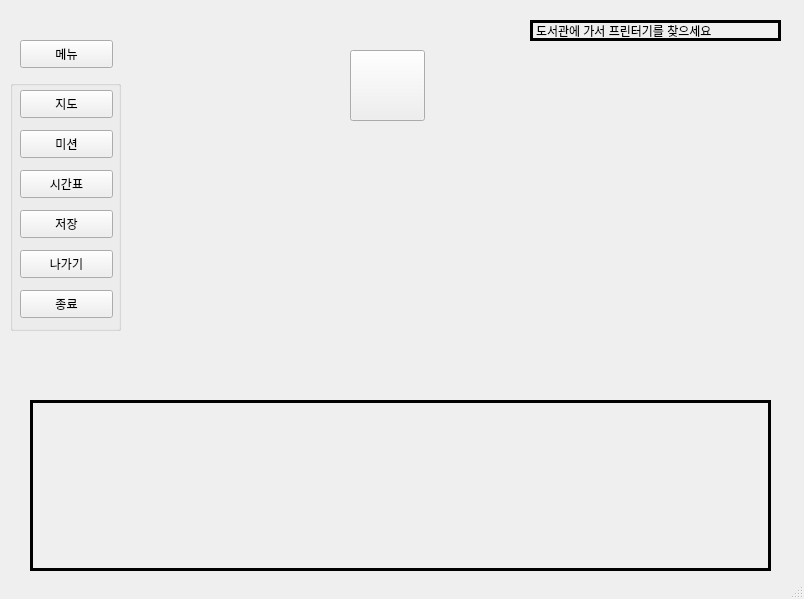
<?xml version="1.0" encoding="UTF-8"?>
<ui version="4.0">
 <class>SSG</class>
 <widget class="QMainWindow" name="SSG">
  <property name="geometry">
   <rect>
    <x>0</x>
    <y>0</y>
    <width>804</width>
    <height>599</height>
   </rect>
  </property>
  <property name="windowTitle">
   <string>SSG</string>
  </property>
  <widget class="QWidget" name="centralwidget">
   <widget class="QPushButton" name="menu">
    <property name="geometry">
     <rect>
      <x>20</x>
      <y>40</y>
      <width>93</width>
      <height>28</height>
     </rect>
    </property>
    <property name="text">
     <string>메뉴</string>
    </property>
   </widget>
   <widget class="QGroupBox" name="menuBox">
    <property name="geometry">
     <rect>
      <x>10</x>
      <y>80</y>
      <width>111</width>
      <height>251</height>
     </rect>
    </property>
    <property name="title">
     <string/>
    </property>
    <widget class="QPushButton" name="map">
     <property name="geometry">
      <rect>
       <x>10</x>
       <y>10</y>
       <width>93</width>
       <height>28</height>
      </rect>
     </property>
     <property name="text">
      <string>지도</string>
     </property>
    </widget>
    <widget class="QPushButton" name="mission">
     <property name="geometry">
      <rect>
       <x>10</x>
       <y>50</y>
       <width>93</width>
       <height>28</height>
      </rect>
     </property>
     <property name="text">
      <string>미션</string>
     </property>
    </widget>
    <widget class="QPushButton" name="save">
     <property name="geometry">
      <rect>
       <x>10</x>
       <y>130</y>
       <width>93</width>
       <height>28</height>
      </rect>
     </property>
     <property name="text">
      <string>저장</string>
     </property>
    </widget>
    <widget class="QPushButton" name="exit">
     <property name="geometry">
      <rect>
       <x>10</x>
       <y>210</y>
       <width>93</width>
       <height>28</height>
      </rect>
     </property>
     <property name="text">
      <string>종료</string>
     </property>
    </widget>
    <widget class="QPushButton" name="time">
     <property name="geometry">
      <rect>
       <x>10</x>
       <y>90</y>
       <width>93</width>
       <height>28</height>
      </rect>
     </property>
     <property name="text">
      <string>시간표</string>
     </property>
    </widget>
    <widget class="QPushButton" name="out_btn">
     <property name="geometry">
      <rect>
       <x>10</x>
       <y>170</y>
       <width>93</width>
       <height>28</height>
      </rect>
     </property>
     <property name="text">
      <string>나가기</string>
     </property>
    </widget>
   </widget>
   <widget class="QLabel" name="chat">
    <property name="geometry">
     <rect>
      <x>30</x>
      <y>400</y>
      <width>741</width>
      <height>171</height>
     </rect>
    </property>
    <property name="font">
     <font>
      <pointsize>10</pointsize>
     </font>
    </property>
    <property name="frameShape">
     <enum>QFrame::Box</enum>
    </property>
    <property name="lineWidth">
     <number>3</number>
    </property>
    <property name="midLineWidth">
     <number>3</number>
    </property>
    <property name="text">
     <string/>
    </property>
   </widget>
   <widget class="QLabel" name="mission_show">
    <property name="geometry">
     <rect>
      <x>530</x>
      <y>20</y>
      <width>251</width>
      <height>21</height>
     </rect>
    </property>
    <property name="frameShape">
     <enum>QFrame::Box</enum>
    </property>
    <property name="lineWidth">
     <number>3</number>
    </property>
    <property name="midLineWidth">
     <number>3</number>
    </property>
    <property name="text">
     <string>도서관에 가서 프린터기를 찾으세요</string>
    </property>
   </widget>
   <widget class="QLabel" name="imageLabel">
    <property name="geometry">
     <rect>
      <x>0</x>
      <y>10</y>
      <width>801</width>
      <height>361</height>
     </rect>
    </property>
    <property name="text">
     <string/>
    </property>
   </widget>
   <widget class="QPushButton" name="front">
    <property name="geometry">
     <rect>
      <x>350</x>
      <y>50</y>
      <width>75</width>
      <height>71</height>
     </rect>
    </property>
    <property name="text">
     <string/>
    </property>
   </widget>
   <zorder>imageLabel</zorder>
   <zorder>menu</zorder>
   <zorder>menuBox</zorder>
   <zorder>chat</zorder>
   <zorder>mission_show</zorder>
   <zorder>front</zorder>
  </widget>
  <widget class="QStatusBar" name="statusbar"/>
 </widget>
 <resources/>
 <connections/>
</ui>
